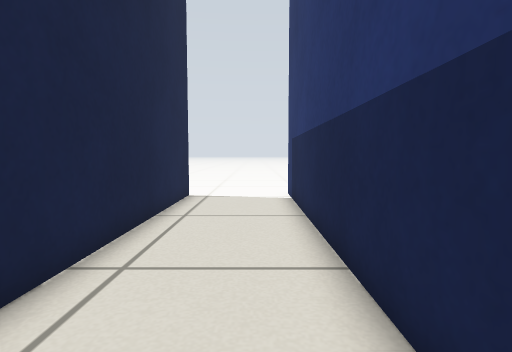
View 1 (above)

20 first-person views from a walk through a Gazebo world. The camera is 0.43 m above the floor, tilts 4° down and sees 80° across. The floor is counted in squares, 0.25 m on a side. Each view is taken from the middle of a square. On the plan, view 1 faces up. The plan holds only what a view shows up to about 16 squares ahead; the rest is blank.

View 2
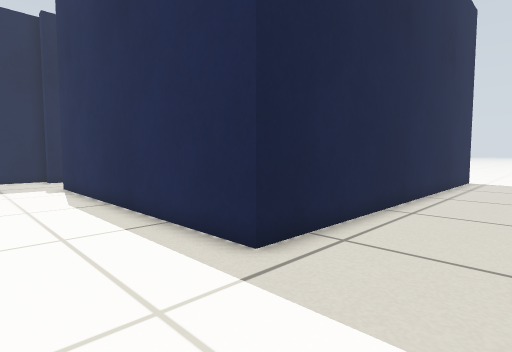

View 3
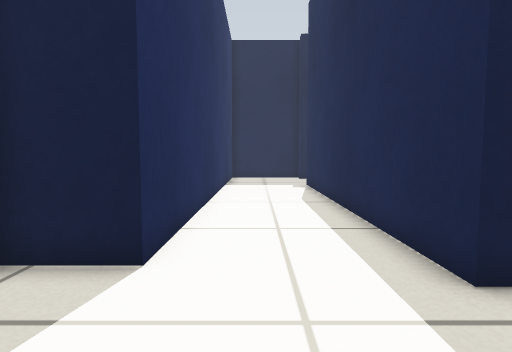

View 4
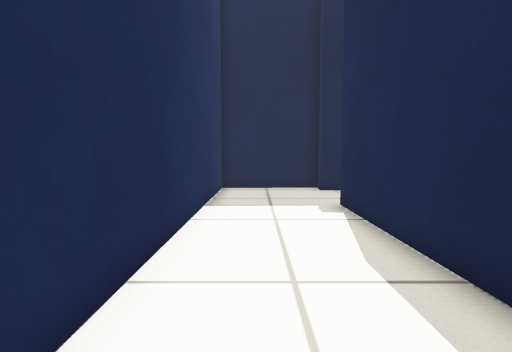

View 5
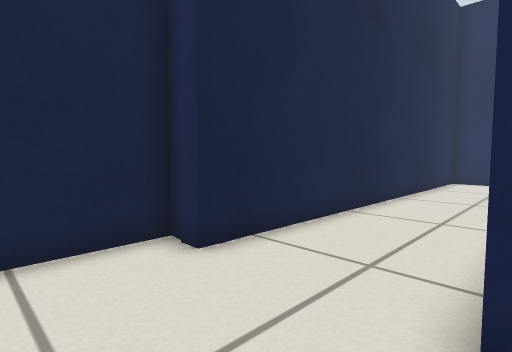

View 6
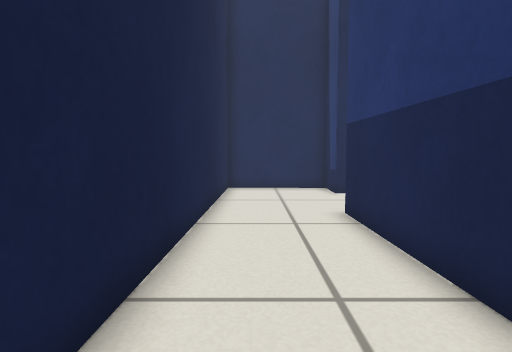

View 7
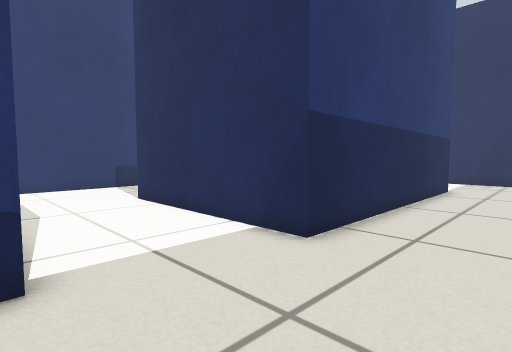

View 8
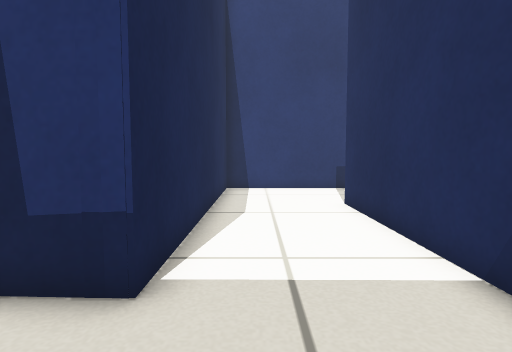

View 9
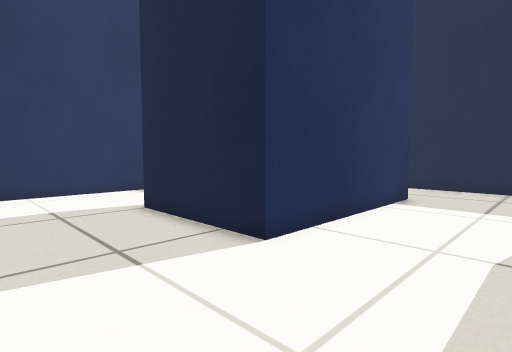

View 10
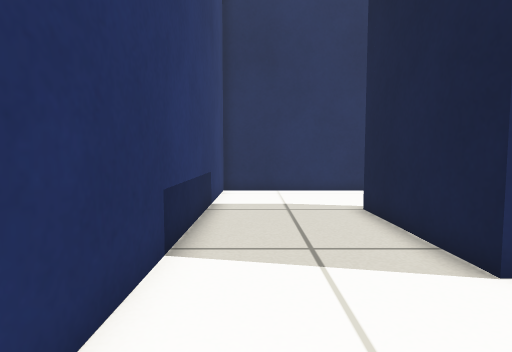

View 11
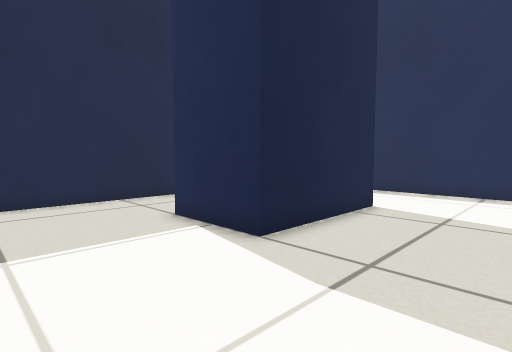

View 12
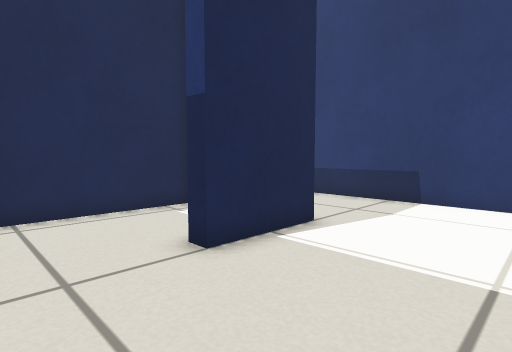

View 13
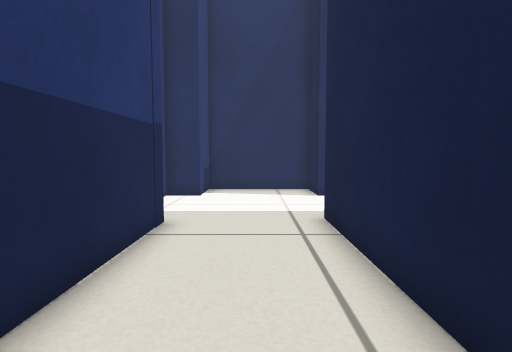

View 14
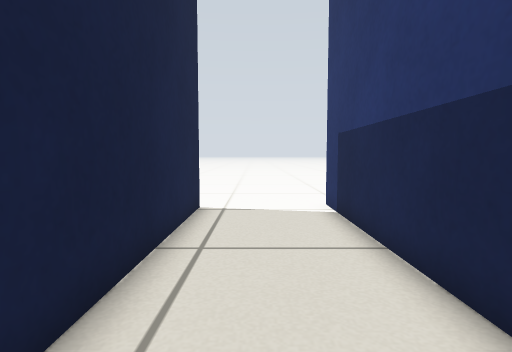

View 15
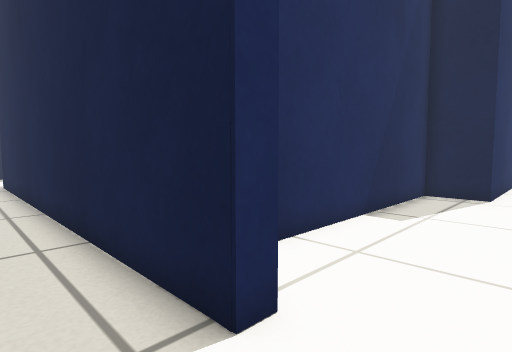

View 16
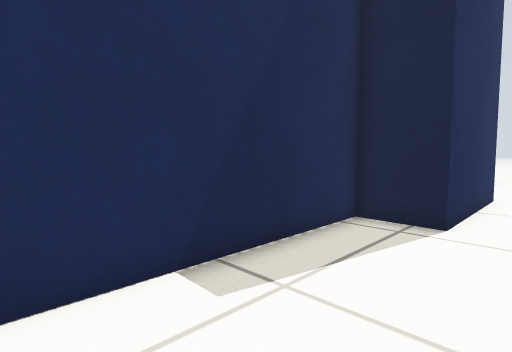

View 17
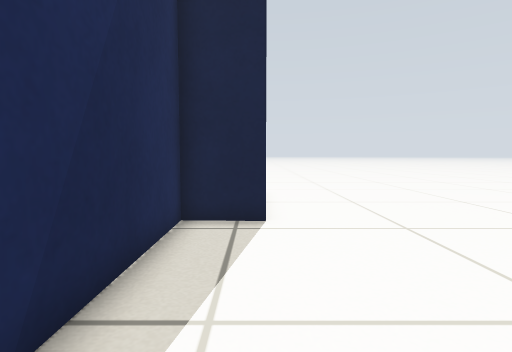

View 18
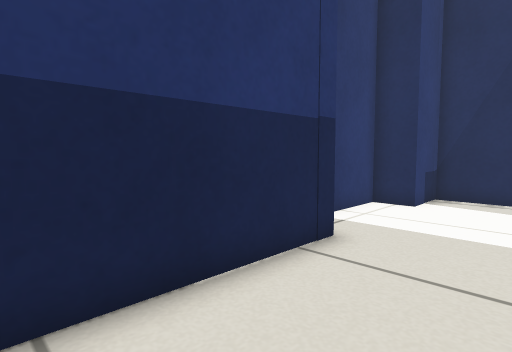

View 19
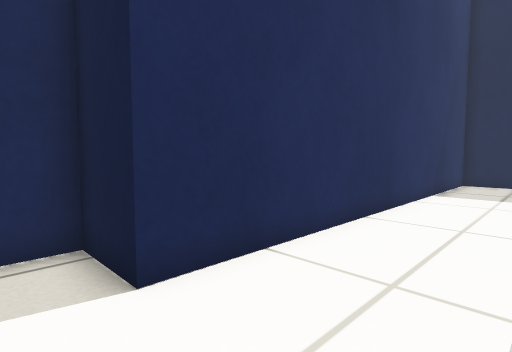

View 20
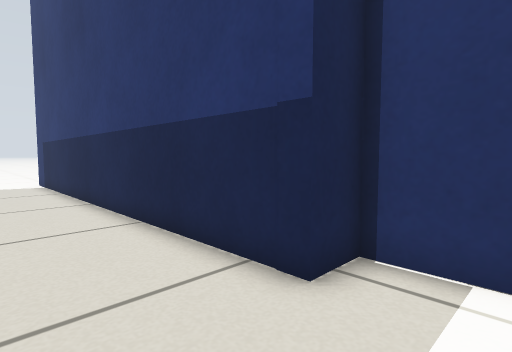

### Floor plan
Points are (right, up) in squares from view 1. A wall is a line through its corners. A room is listed if a view was taken in it or the views show most of it. See-through windows are left out.
Room 1 (views 1, 2, 3, 4, 5, 6, 7, 8, 9, 10, 11, 12, 13, 14, 15, 16, 17, 18, 19, 20)
walls: (-15.8, 1.4) (-15.8, -3.1); (-10.7, -4.5) (-3.4, -4.5) (-3.4, 10.5) (-15.5, 10.4) (-15.4, 12.7) (-20.4, 12.7) (-20.6, -5.1) (-21.2, -5.1); (-3.5, 12.9) (-2.8, 12.9) (-2.8, -5.2) (-16.4, -5.1) (-16.4, 5.9) (-8.4, 5.9) (-8.4, 0.5) (-11.8, 0.5) (-11.8, 1.1); (-21.2, -4.8) (-21.8, -4.8) (-21.7, -9.8) (-3.6, -9.7) (-3.6, -12) (1.4, -12) (1.4, -9.7) (2.8, -9.7) (2.8, -4.7) (1.4, -4.7) (1.4, 13.5); (-21.1, 13.3) (-14.8, 13.3) (-14.9, 11) (-5.5, 11.1)
ways out: opening at (-13.5, 1) to room 2
Room 2 (no view inside)
walls: (-15.8, 2.9) (-15.8, 1.4); (-9, 5.3) (-14.2, 5.3)
ways out: opening at (-13.5, 1) to room 1

Positions as (right, up) in squares from view 1, and headings:
1: (0, 0), facing up
2: (1, -9), facing up-left
3: (1, -8), facing left
4: (-6, -8), facing left
5: (-16, -8), facing up-left
6: (-19, -3), facing up
7: (-20, 11), facing down-right
8: (-19, 9), facing right
9: (-4, 10), facing down-left
10: (-5, 10), facing down
11: (-4, -4), facing up-left
12: (-15, -4), facing up-right
13: (-1, 3), facing down
14: (-1, 3), facing up
15: (-1, 15), facing down-left
16: (-7, 15), facing down-left
17: (-7, 13), facing left
18: (-2, 1), facing down-right
19: (-2, -6), facing down-left
20: (-2, -7), facing up-right
